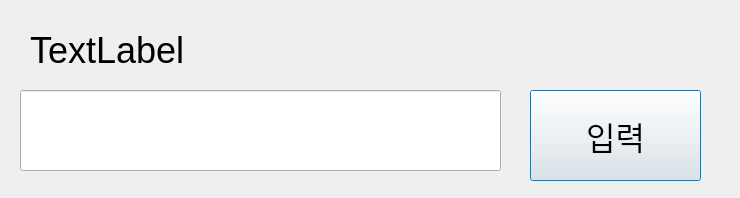
<?xml version="1.0" encoding="UTF-8"?>
<ui version="4.0">
 <class>Dialog</class>
 <widget class="QDialog" name="Dialog">
  <property name="geometry">
   <rect>
    <x>0</x>
    <y>0</y>
    <width>740</width>
    <height>198</height>
   </rect>
  </property>
  <property name="windowTitle">
   <string>Dialog</string>
  </property>
  <widget class="QLineEdit" name="inputbox">
   <property name="geometry">
    <rect>
     <x>20</x>
     <y>90</y>
     <width>481</width>
     <height>81</height>
    </rect>
   </property>
   <property name="font">
    <font>
     <pointsize>20</pointsize>
    </font>
   </property>
  </widget>
  <widget class="QPushButton" name="button">
   <property name="geometry">
    <rect>
     <x>530</x>
     <y>90</y>
     <width>171</width>
     <height>91</height>
    </rect>
   </property>
   <property name="font">
    <font>
     <pointsize>24</pointsize>
    </font>
   </property>
   <property name="text">
    <string>입력</string>
   </property>
  </widget>
  <widget class="QLabel" name="label">
   <property name="geometry">
    <rect>
     <x>30</x>
     <y>20</y>
     <width>661</width>
     <height>61</height>
    </rect>
   </property>
   <property name="font">
    <font>
     <pointsize>27</pointsize>
     <weight>50</weight>
     <bold>false</bold>
    </font>
   </property>
   <property name="text">
    <string>TextLabel</string>
   </property>
  </widget>
 </widget>
 <resources/>
 <connections/>
</ui>
